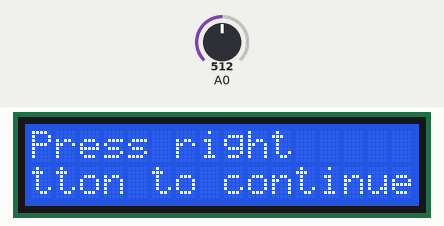
This sketch was run on a simulated Arduino Uno, built with avr-gcc and run on an emulated ATmega328P. Parts: 16×2 character LCD. The test bench sets the inputs (shaded band); at power-on: A0 = 512.

Above: at 13.8 s.
13.9 s: A0 set to 6
15.4 s: A0 set to 3
At 16.32 s:
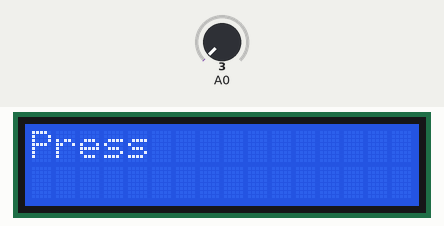
At 28.3 s:
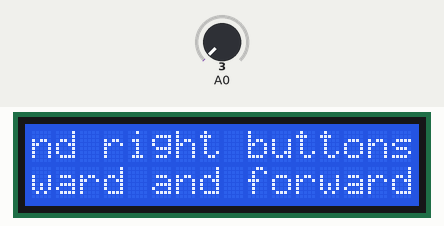

The sketch:

find_your_present.ino
```cpp
#include "Arduino.h"
#include <LiquidCrystal.h>

const String _phrases[]={
"Press right\nbutton to continue",
"Press left and right buttons\nto go backward and forward",
"Press up or down buttons\nto repeat the message",
"Press reset button\nto start over",
"Hello <name>!\nHappy THANKSGIVING!",
"Congradulations!!!\nYou got the present finder!",
//"It's called\na present finder!",
"It will help you to\nfind your present!!!!",
"But you need to\nfollow instructions.",
"Let's start\nthe adventure!",
"Step 1:\nSay your mommy you love her!",
"Step 2:\nGive your mommy thanks!",
"Step 3:\nGive your whole family thanks!",
"Step 4:\nPromise you will eat your dinner!",
"Step 5:\nPromise to study well",
"Step 6:\nClimb on the door!",
"Step 7:\nShow a ballet dance",
"Step 8:\nDo 5 pullups",
"Step 9:\nFind the TV",
"Step 10:\nLook under!",
//"Here is your\nPresent!",
"Happy\nThanksgiving!!!!"
};

#define SAMPLE_WAIT -1
#define NO_KEY 0
#define UP_KEY 3
#define DOWN_KEY 4
#define LEFT_KEY 2
#define RIGHT_KEY 5
#define SELECT_KEY 1

class DFR_Key{
public:
  DFR_Key();
  int getKey();
  void setRate(int);
private:
  int _refreshRate;
  int _keyPin;
  int _threshold;
  int _keyIn;
  int _curInput;
  int _curKey;
  int _prevInput;
  int _prevKey;
  boolean _change;
  unsigned long _oldTime;
};

static int DEFAULT_KEY_PIN = 0;
static int DEFAULT_THRESHOLD = 5;

static int UPKEY_ARV = 144; //that's read "analogue read value"
static int DOWNKEY_ARV = 329;
static int LEFTKEY_ARV = 505;
static int RIGHTKEY_ARV = 0;
static int SELKEY_ARV = 742;
static int NOKEY_ARV = 1023;

DFR_Key::DFR_Key(){
  _refreshRate = 10;
  _keyPin = DEFAULT_KEY_PIN;
  _threshold = DEFAULT_THRESHOLD;
  _keyIn = NO_KEY;
  _curInput = NO_KEY;
  _curKey = NO_KEY;
  _prevInput = NO_KEY;
  _prevKey = NO_KEY;
  _oldTime = 0;
}


int DFR_Key::getKey(){
  if (millis() > _oldTime + _refreshRate){
    _prevInput = _curInput;
    _curInput = analogRead(_keyPin);
    if (_curInput == _prevInput){
      _change = false;
      _curKey = _prevKey;
    }else{
      _change = true;
      _prevKey = _curKey;
      if (_curInput > UPKEY_ARV - _threshold && _curInput < UPKEY_ARV + _threshold ) _curKey = UP_KEY;
      else if (_curInput > DOWNKEY_ARV - _threshold && _curInput < DOWNKEY_ARV + _threshold ) _curKey = DOWN_KEY;
      else if (_curInput > RIGHTKEY_ARV - _threshold && _curInput < RIGHTKEY_ARV + _threshold ) _curKey = RIGHT_KEY;
      else if (_curInput > LEFTKEY_ARV - _threshold && _curInput < LEFTKEY_ARV + _threshold ) _curKey = LEFT_KEY;
      else if (_curInput > SELKEY_ARV - _threshold && _curInput < SELKEY_ARV + _threshold ) _curKey = SELECT_KEY;
      else _curKey = NO_KEY;
    }
    if (_change) return _curKey;
    else return SAMPLE_WAIT;
    _oldTime = millis();
  }

}

void DFR_Key::setRate(int rate){
  _refreshRate = rate;
}


const int lineSize(16);
const int colSize(2);


void spellText(String wordString, int posX=0, int posY=0, int delayTime=150);
void blinkText(String wordString, int times=5, int posX=0, int posY=0, int delayTime=500);
void nextLevel();
void prevLevel();
void renderLevel(int level=0);
static int _currentLevel=0;
const int _maxLevel=sizeof(_phrases)/sizeof(String);


//Pin assignments for SainSmart LCD Keypad Shield
LiquidCrystal lcd(8, 9, 4, 5, 6, 7);
//---------------------------------------------

DFR_Key keypad;

int localKey = 0;
String keyString = "";

void setup(){
  _currentLevel=0;
  lcd.begin(lineSize, colSize);
  lcd.clear();
  lcd.setCursor(0, 0);
  //lcd.print("Starting up!");
  //delay(1500);
  blinkText("Welcome");
  delay(2500);
  //lcd.clear();
  renderLevel();
  keypad.setRate(10);

}

void loop() {
  localKey = keypad.getKey();
  if (localKey != SAMPLE_WAIT && localKey!=NO_KEY){
    switch (localKey){
        case SELECT_KEY:
        break;
        case LEFT_KEY:
          prevLevel();
        break;
        case UP_KEY:
          renderLevel(_currentLevel);
        break;
        case DOWN_KEY:
          renderLevel(_currentLevel);
        break;
        case RIGHT_KEY:
          nextLevel();
        break;
    }
  }
}

void nextLevel(){
  _currentLevel++;
  if (_currentLevel>=_maxLevel) _currentLevel=_maxLevel;
  renderLevel(_currentLevel);
}
void prevLevel(){
  _currentLevel--;
  if (_currentLevel<0) _currentLevel=0;
  renderLevel(_currentLevel);
}
void renderLevel(int level){
    lcd.clear();
  String phrase(_phrases[level]);
  size_t loc(phrase.lastIndexOf("\n"));
  if (loc <= 0)
    spellText(phrase);
  else{
      String line1(phrase.substring(0,loc));
      String line2(phrase.substring(loc+1));
      spellText(line1);
      spellText(line2,0,1);

  }
}

void blinkText(String wordString, int times, int posX, int posY, int delayTime){
        lcd.clear();
    for (int i(0);i<times;++i){
      lcd.setCursor(posX, posY);
      lcd.print(wordString);
      delay(delayTime);
      lcd.clear();
      delay(delayTime);

    }
}

void spellText(String wordString, int posX, int posY, int delayTime){
  int count(wordString.length());
  int spaceLeft(lineSize-posX);
  for (int i(0);i<=count;++i){
    int startingIndex(i>spaceLeft?i-spaceLeft:0);
    String substring(wordString.substring(startingIndex,i));
    lcd.setCursor(posX, posY);
    lcd.print("                ");
    lcd.setCursor(posX, posY);
    lcd.print(substring);
    delay(startingIndex?delayTime*2:delayTime);
  }
}
```

Measured:
- the behaviour switches between 5 and 4 on A0 (found by bisection; images 0 and 1)
- after the input at 13.9 s, every drawn part: stays the same
- after the input at 15.4 s, the display: first changes at once (image 1 shows a later state)
